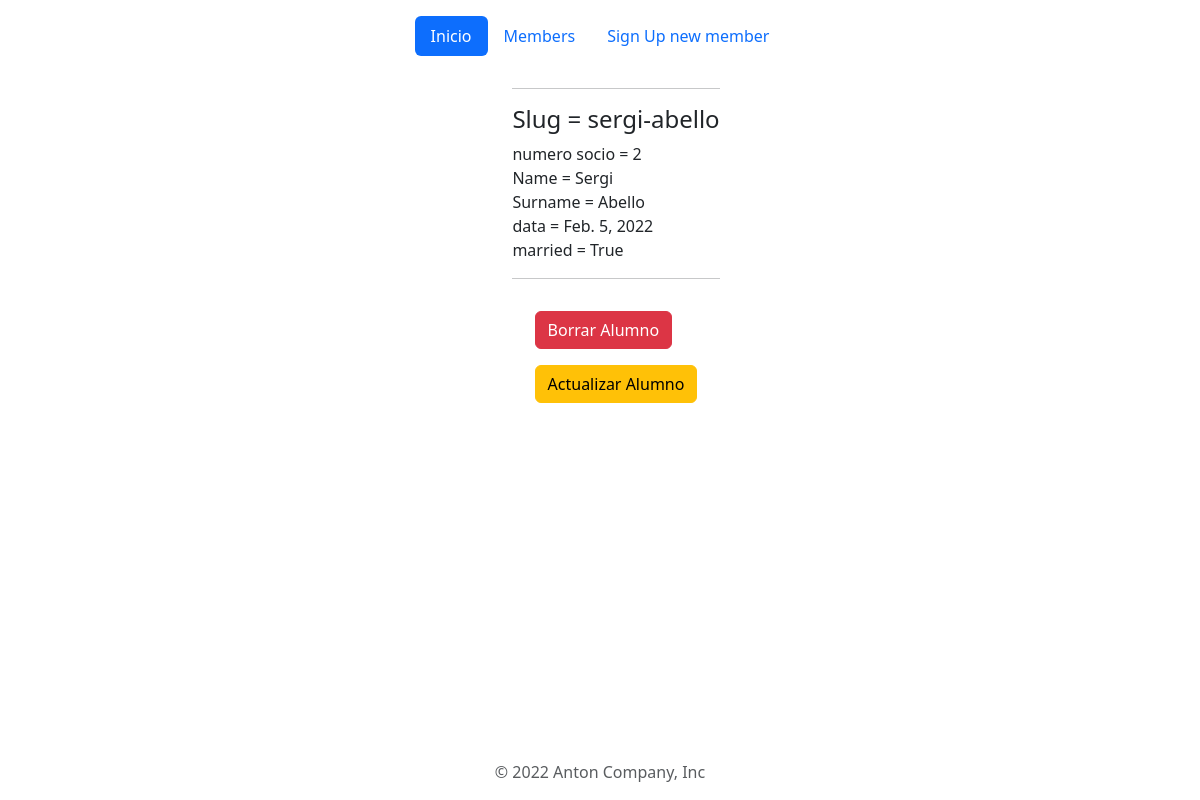
/members/details/sergi-abello, run on the app's committed database.
### members/models.py (models this page shows)
class Member(models.Model):
  id = models.IntegerField(primary_key=True)
  firstname = models.CharField(max_length=255)
  lastname = models.CharField(max_length=255)
  joined_date = models.DateField(blank=True, null=True)
  phone = models.CharField(max_length=20, blank=True, null=True)
  married = models.BooleanField(default=True, blank=True, null=True)
  slug = models.SlugField(default="",null=False)

### members/views.py (the view)
# urls.py: path('members/details/<slug:slug>', views.details, name='details'),
def details(request,slug):
    mymembers = Member.objects.get(slug=slug)
    template = loader.get_template("members/details_members.html")
    context ={
            'mymembers':mymembers
        }
    return HttpResponse(template.render(context,request))

### members/templates/members/details_members.html (shortened to what this page needs)
{% extends "master.html" %}
{% block content %}
<div class=" d-flex  justify-content-center align-content-center">
    <ul style=" list-style-type: none;">
        <hr>
            <h4> Slug = {{mymembers.slug}}</h4>
            <li> numero socio = {{mymembers.id}}</li>
            <li> Name = {{mymembers.firstname}}</li>
            <li> Surname = {{ mymembers.lastname }}</li>
            <li> data = {{ mymembers.joined_date}}</li>
            <li> married = {{mymembers.married}}</li>
        <hr>
        </ul>
    </div>
    <div>
        <div class=" d-flex  justify-content-center align-content-center" >
            <ul style=" list-style-type: none;">
                <li><a  class="btn btn-danger" href="{% url 'delete_member' mymembers.slug %}" >Borrar Alumno</a></li>
                <li><a class="btn btn-warning"  href="{% url 'update_member' mymembers.slug %} "> Actualizar Alumno</a></li>
            </ul>
       </div>
    </div>
{% endblock %}

### members/static/styles.css (style rules this page uses)
html { height: 100%; background-color: aquamarine; }
body { height: 100%; margin: 0px; padding: 0px; }

### data on the page
Member: slug "sergi-abello", id "2", firstname "Sergi", lastname "Abello", joined_date "Feb. 5, 2022", married "True"
